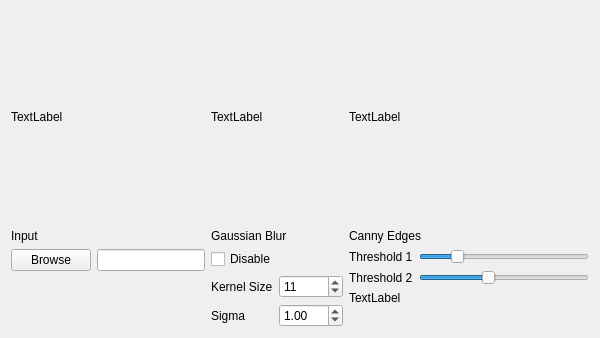
<?xml version="1.0" encoding="UTF-8"?>
<ui version="4.0">
 <class>MainForm</class>
 <widget class="QWidget" name="MainForm">
  <property name="geometry">
   <rect>
    <x>0</x>
    <y>0</y>
    <width>600</width>
    <height>338</height>
   </rect>
  </property>
  <property name="windowTitle">
   <string>Form</string>
  </property>
  <layout class="QVBoxLayout" name="verticalLayout">
   <item>
    <layout class="QGridLayout" name="gridLayout" rowstretch="1,0" columnstretch="0,0,1">
     <item row="1" column="1">
      <layout class="QFormLayout" name="formLayout">
       <property name="fieldGrowthPolicy">
        <enum>QFormLayout::AllNonFixedFieldsGrow</enum>
       </property>
       <item row="2" column="0">
        <widget class="QLabel" name="lbl_kernel_size">
         <property name="text">
          <string>Kernel Size</string>
         </property>
        </widget>
       </item>
       <item row="3" column="0">
        <widget class="QLabel" name="lbl_sigma">
         <property name="text">
          <string>Sigma</string>
         </property>
        </widget>
       </item>
       <item row="0" column="0" colspan="2">
        <widget class="QLabel" name="lbl_gaussian_title">
         <property name="text">
          <string>Gaussian Blur</string>
         </property>
        </widget>
       </item>
       <item row="2" column="1">
        <widget class="QSpinBox" name="spin_kernel_size">
         <property name="minimum">
          <number>3</number>
         </property>
         <property name="maximum">
          <number>999</number>
         </property>
         <property name="singleStep">
          <number>2</number>
         </property>
         <property name="value">
          <number>11</number>
         </property>
        </widget>
       </item>
       <item row="3" column="1">
        <widget class="QDoubleSpinBox" name="spin_sigma">
         <property name="maximum">
          <double>999.990000000000009</double>
         </property>
         <property name="value">
          <double>1.000000000000000</double>
         </property>
        </widget>
       </item>
       <item row="1" column="0" colspan="2">
        <widget class="QCheckBox" name="cb_disable_gaussian">
         <property name="text">
          <string>Disable</string>
         </property>
        </widget>
       </item>
      </layout>
     </item>
     <item row="0" column="0">
      <widget class="QLabel" name="lbl_original_image">
       <property name="sizePolicy">
        <sizepolicy hsizetype="MinimumExpanding" vsizetype="MinimumExpanding">
         <horstretch>0</horstretch>
         <verstretch>0</verstretch>
        </sizepolicy>
       </property>
       <property name="text">
        <string>TextLabel</string>
       </property>
       <property name="scaledContents">
        <bool>false</bool>
       </property>
      </widget>
     </item>
     <item row="0" column="2">
      <widget class="QLabel" name="lbl_edge_image">
       <property name="sizePolicy">
        <sizepolicy hsizetype="MinimumExpanding" vsizetype="MinimumExpanding">
         <horstretch>0</horstretch>
         <verstretch>0</verstretch>
        </sizepolicy>
       </property>
       <property name="text">
        <string>TextLabel</string>
       </property>
       <property name="scaledContents">
        <bool>false</bool>
       </property>
      </widget>
     </item>
     <item row="0" column="1">
      <widget class="QLabel" name="lbl_smooth_image">
       <property name="sizePolicy">
        <sizepolicy hsizetype="MinimumExpanding" vsizetype="MinimumExpanding">
         <horstretch>0</horstretch>
         <verstretch>0</verstretch>
        </sizepolicy>
       </property>
       <property name="text">
        <string>TextLabel</string>
       </property>
       <property name="scaledContents">
        <bool>false</bool>
       </property>
      </widget>
     </item>
     <item row="1" column="0">
      <layout class="QFormLayout" name="formLayout_2">
       <item row="1" column="0">
        <widget class="QPushButton" name="btn_browse">
         <property name="focusPolicy">
          <enum>Qt::NoFocus</enum>
         </property>
         <property name="text">
          <string>Browse</string>
         </property>
        </widget>
       </item>
       <item row="1" column="1">
        <widget class="QLineEdit" name="line_path">
         <property name="readOnly">
          <bool>true</bool>
         </property>
        </widget>
       </item>
       <item row="0" column="0" colspan="2">
        <widget class="QLabel" name="lbl_input_title">
         <property name="text">
          <string>Input</string>
         </property>
        </widget>
       </item>
      </layout>
     </item>
     <item row="1" column="2">
      <layout class="QFormLayout" name="formLayout_3">
       <property name="fieldGrowthPolicy">
        <enum>QFormLayout::AllNonFixedFieldsGrow</enum>
       </property>
       <item row="0" column="0" colspan="2">
        <widget class="QLabel" name="lbl_canny_title">
         <property name="text">
          <string>Canny Edges</string>
         </property>
        </widget>
       </item>
       <item row="2" column="0">
        <widget class="QLabel" name="lbl_threshold1">
         <property name="text">
          <string>Threshold 1</string>
         </property>
        </widget>
       </item>
       <item row="2" column="1">
        <widget class="QSlider" name="slider_threshold1">
         <property name="maximum">
          <number>500</number>
         </property>
         <property name="value">
          <number>100</number>
         </property>
         <property name="orientation">
          <enum>Qt::Horizontal</enum>
         </property>
        </widget>
       </item>
       <item row="3" column="0">
        <widget class="QLabel" name="lbl_threshold2">
         <property name="text">
          <string>Threshold 2</string>
         </property>
        </widget>
       </item>
       <item row="3" column="1">
        <widget class="QSlider" name="slider_threshold2">
         <property name="maximum">
          <number>500</number>
         </property>
         <property name="value">
          <number>200</number>
         </property>
         <property name="orientation">
          <enum>Qt::Horizontal</enum>
         </property>
        </widget>
       </item>
       <item row="4" column="0" colspan="2">
        <widget class="QLabel" name="lbl_thresholds">
         <property name="text">
          <string>TextLabel</string>
         </property>
        </widget>
       </item>
      </layout>
     </item>
    </layout>
   </item>
  </layout>
 </widget>
 <resources/>
 <connections/>
</ui>
